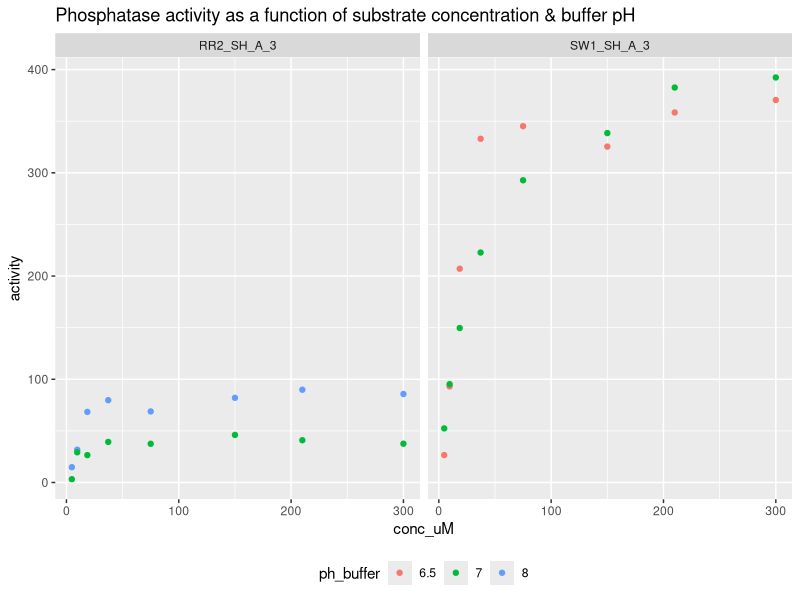
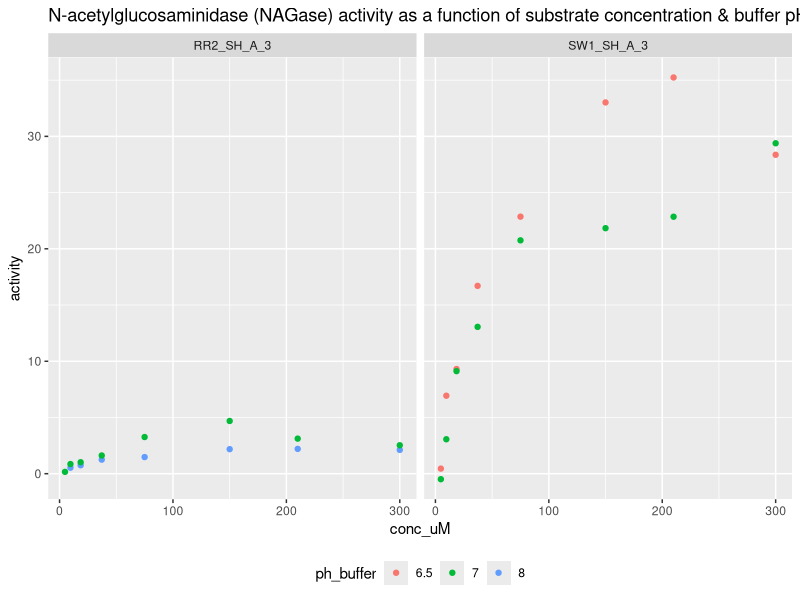
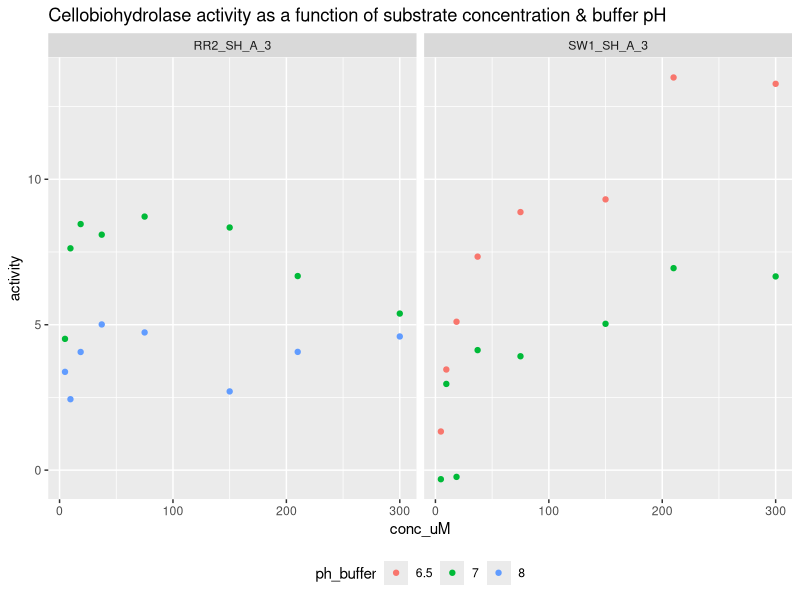
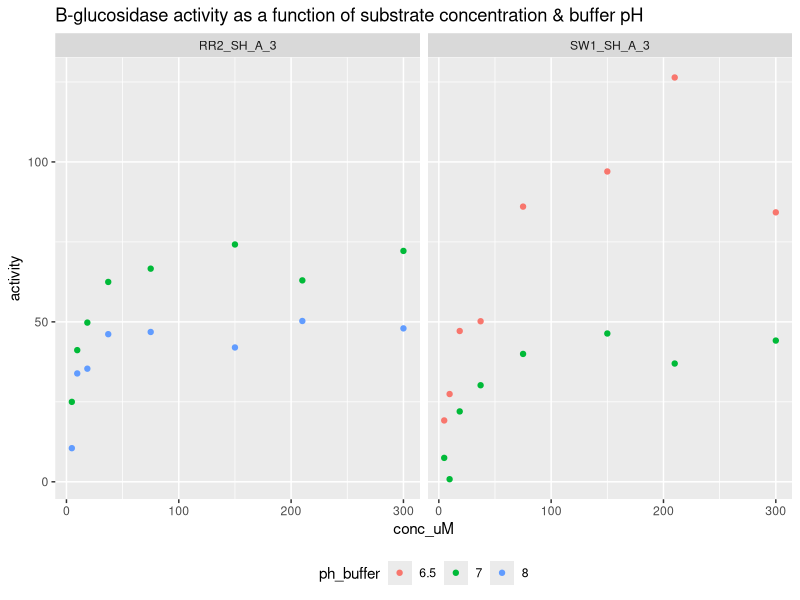

The R script that drew these images, in order:
## ---- chunk 1
knitr::opts_chunk$set(echo = FALSE)

library(tidyverse)
library(glue)
library(ggrepel)
## ---- chunk 2
pre_data <- read.csv("./results/calcs/pretest_eea_3_20200707_calcs.csv", stringsAsFactors = FALSE)

# set ph_buffer col as factor 
pre_data$ph_buffer <- as.factor(pre_data$ph_buffer)

head(pre_data)
## ---- chunk 3

# P Enzyme 

pre_data %>% 
  filter(enzyme == "P") %>% 
  ggplot() +
  geom_point(aes(x = conc_uM, y = activity, color = ph_buffer)) + 
  theme(legend.position = "bottom") + 
  labs(title = "Phosphatase activity as a function of substrate concentration & buffer pH") + 
    facet_wrap(vars(sample_id))
## ---- chunk 4
# NAG Enzyme 

pre_data %>% 
  filter(enzyme == "NAG") %>% 
  ggplot() +
  geom_point(aes(x = conc_uM, y = activity, color = ph_buffer)) + 
  theme(legend.position = "bottom") + 
  labs(title = "N-acetylglucosaminidase (NAGase) activity as a function of substrate concentration & buffer pH") + 
    facet_wrap(vars(sample_id))

## ---- chunk 5
# Cello Enzyme 

pre_data %>% 
  filter(enzyme == "Cello") %>% 
  ggplot() +
  geom_point(aes(x = conc_uM, y = activity, color = ph_buffer)) + 
  theme(legend.position = "bottom") + 
  labs(title = "Cellobiohydrolase activity as a function of substrate concentration & buffer pH") + 
    facet_wrap(vars(sample_id))
## ---- chunk 6
# BG Enzyme 

pre_data %>% 
  filter(enzyme == "BG") %>% 
  ggplot() +
  geom_point(aes(x = conc_uM, y = activity, color = ph_buffer)) + 
  theme(legend.position = "bottom") + 
  labs(title = "B-glucosidase activity as a function of substrate concentration & buffer pH") + 
    facet_wrap(vars(sample_id))


  
